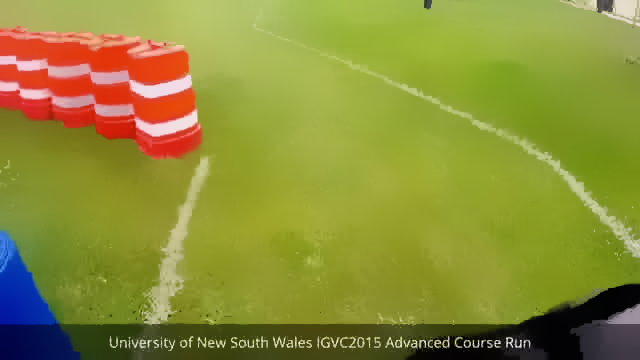
//> input picture mean_shift/opmeanshift2p0image-171fullsize.png, 640 x 360 px
$ ./MatchFilterWithGaussDerivative   (built with g++ and OpenCV 4)
//> lines starting //> are read from the running program, lines starting //| are printed output that depends on the picture; after the words box and inside, x2 and y2 are one past the last pixel; in counts of white or black regions, pixels touching at a corner belong together
### mean_shift/mf.h
#include <iostream>
#include <cmath>
#include "opencv2/highgui/highgui.hpp"
#include "opencv2/imgproc/imgproc.hpp"
#include "opencv2/imgproc/imgproc_c.h"

using namespace cv;
using namespace std;

#define pi 3.14159265359

#define pi 3.14159265359

using namespace cv;
using namespace std;

// [22 lines left out: function type2str, not called in this run]
Mat MatchFilterAndGaussDerKernel(float sigma,int YLength, float theta, int type)
{

  if(type==0)
  {

    int widthOfTheKernel = ceil(pow((pow((6*ceil(sigma)+1),2) + pow(YLength,2)),0.5));
    if((widthOfTheKernel%2) == 0)
      widthOfTheKernel = widthOfTheKernel + 1;
    Mat matchFilterKernel = Mat::zeros(widthOfTheKernel,widthOfTheKernel, CV_32FC1);
    int halfLength = (widthOfTheKernel - 1) / 2;
    int row = 0;
    for(int y=halfLength;y>=-halfLength;y--)
    {
     int col=0;
     for(int x=-halfLength;x<=halfLength;x++)
     {
      int xPrime = x * cos(theta) + y * sin(theta);
      int yPrime = y * cos(theta) - x * sin(theta);
      if(abs(xPrime)>3.5*ceil(sigma))
        matchFilterKernel.at<float>(Point(row,col)) = 0;
        else if (abs(yPrime)> (YLength-1) / 2)
          matchFilterKernel.at<float>(Point(row,col)) = 0;
        else
					matchFilterKernel.at<float>(Point(row,col)) = -exp(-0.5*pow((xPrime/sigma),2))/((pow((2*pi),0.5)*sigma));
        col = col + 1;
      }
      row = row + 1;
    }
    transpose(matchFilterKernel,matchFilterKernel);
		// Mat out;
		Scalar tempVal1 = sum(matchFilterKernel);
		// cout<<matchFilterKernel<<endl;
		int negative_sum=0;
		for (int i = 0; i < matchFilterKernel.cols; i++ )
        for (int j = 0; j < matchFilterKernel.rows; j++)
            if (matchFilterKernel.at<float>(j, i)<0)
                negative_sum+= 1;
		// threshold(matchFilterKernel,out,0,1,THRESH_TOZERO_INV);
		// Scalar tempVal2 = sum(out);
		float mean = tempVal1.val[0]/negative_sum;
    for(int i=0;i<widthOfTheKernel;i++)
     for(int j=0;j<widthOfTheKernel;j++)
       if(matchFilterKernel.at<float>(Point(i,j))<0)
        matchFilterKernel.at<float>(Point(i,j)) = matchFilterKernel.at<float>(Point(i,j)) - mean;
   return matchFilterKernel;
    }


   else
  {


    int widthOfTheKernel = ceil(pow((pow((6*ceil(sigma)+1),2) + pow(YLength,2)),0.5));
    if((widthOfTheKernel%2) == 0)
      widthOfTheKernel = widthOfTheKernel + 1;
    int halfLength = (widthOfTheKernel - 1) / 2;
		Mat GaussDerivativeKernel = Mat::zeros(widthOfTheKernel,widthOfTheKernel, CV_32FC1);
    int row = 0;
    for(int y=halfLength;y>=-halfLength;y--)
    {
     int col=0;
     for(int x=-halfLength;x<=halfLength;x++)
     {
      int xPrime = x * cos(theta) + y * sin(theta);
      int yPrime = y * cos(theta) - x * sin(theta);
      if(abs(xPrime)>3.5*ceil(sigma))
        GaussDerivativeKernel.at<float>(Point(row,col)) = 0;
      else if (abs(yPrime)> (YLength-1) / 2)
        GaussDerivativeKernel.at<float>(Point(row,col)) = 0;
      else
        GaussDerivativeKernel.at<float>(Point(row,col)) = -exp(-0.5*pow((xPrime/sigma),2))*xPrime/((pow((2*pi),0.5)*pow(sigma,3)));

        col = col + 1;
      }
      row = row + 1;
    }
   transpose(GaussDerivativeKernel,GaussDerivativeKernel);
   return GaussDerivativeKernel;
    }
  }

Mat MatchFilterWithGaussDerivative(int num,Mat im,float sigmaForMF,float sigmaForGD,int yLengthForMF,int yLengthForGD,int tForMatchfilterRes,int tForGaussDerRes,int numOfDirections,Mat maskForGDRange,float c_value,int t)
{
	int rows = im.rows;
	int cols = im.cols;
	// cout<<"here";
	int sz[3] = {rows,cols,numOfDirections};
	Mat MatchFilterRes(3,sz, CV_32FC(1), Scalar::all(0));
	Mat GaussDerivativeRes(3,sz, CV_32FC(1), Scalar::all(0));
	int K2=tForMatchfilterRes;
	Mat S2 = Mat::ones(K2, K2, CV_32FC1);
	S2=S2/(K2*K2);
  Mat matchFilterKernel;
	Mat gaussDerivativeFilterKernel;
	Mat dst;
	Mat channel_MatchFilterRes[numOfDirections];
	Mat channel_GaussDerivativeRes[numOfDirections];
	Mat RDF;
  split(MatchFilterRes, channel_MatchFilterRes);
	split(GaussDerivativeRes, channel_GaussDerivativeRes);
	for(int i=0;i<numOfDirections;i++)
	{
		matchFilterKernel = MatchFilterAndGaussDerKernel(sigmaForMF,yLengthForMF, pi/numOfDirections*i,0);
		gaussDerivativeFilterKernel = MatchFilterAndGaussDerKernel(sigmaForGD,yLengthForGD, pi/numOfDirections*i,1);
        filter2D(im, channel_MatchFilterRes[i], -1 , matchFilterKernel, Point(-1, -1), 0, BORDER_DEFAULT );
		filter2D(im, RDF, -1 , gaussDerivativeFilterKernel, Point(-1, -1), 0, BORDER_DEFAULT );
		filter2D(RDF, channel_GaussDerivativeRes[i], -1 , S2, Point(-1, -1), 0, BORDER_DEFAULT );
		channel_GaussDerivativeRes[i]=abs(channel_GaussDerivativeRes[i]);
	}

	Mat maxMatchFilterRes = Mat::zeros(rows,cols, CV_8UC1);
	maxMatchFilterRes.convertTo(maxMatchFilterRes,CV_32F);
	maxMatchFilterRes=channel_MatchFilterRes[0];
  for(int j=0;j<numOfDirections;j++)
		max(maxMatchFilterRes,channel_MatchFilterRes[j],maxMatchFilterRes);
	Mat accoGaussDerivativeRes = Mat::zeros(rows,cols, CV_8UC1);
	accoGaussDerivativeRes.convertTo(accoGaussDerivativeRes,CV_32F);
	accoGaussDerivativeRes=channel_GaussDerivativeRes[0];
	for(int j=0;j<numOfDirections;j++)
		min(accoGaussDerivativeRes,channel_GaussDerivativeRes[j],accoGaussDerivativeRes);
	// cout<<maxMatchFilterRes<<endl;
  Mat averageGD;
  filter2D(accoGaussDerivativeRes,averageGD, -1 , S2, Point(-1, -1), 0, BORDER_DEFAULT );
	Scalar tempVal = mean(averageGD);
	float meanGD = tempVal.val[0];
	// cout<<meanGD<<endl;
	Mat normalGD = averageGD / meanGD; //check if the mat elements are of float type
	Mat big,small;
	int th=5;
	threshold(normalGD,big,th,1,THRESH_BINARY);
	threshold(normalGD,small,th,1,THRESH_BINARY_INV);
  multiply(normalGD,small,normalGD);
	normalGD = normalGD + big*th;
	Mat W = c_value + normalGD / 2;
	// cout<<W<<endl;
  Mat maskForGDRange_not=Mat::ones(rows, cols, CV_32FC1);
  maskForGDRange_not=maskForGDRange_not-maskForGDRange;
	multiply(W,maskForGDRange_not,W);
  W = W + maskForGDRange_not * c_value;
	// W = W + c_value;
	int K1 = tForGaussDerRes;
	Mat S1 = Mat::ones(K1, K1, CV_32FC1);
	S1=S1/(K1*K1);
	Mat averageMF;
	Mat out1;
	filter2D(maxMatchFilterRes,averageMF, -1 , S1, Point(-1, -1), 0, BORDER_DEFAULT );
	multiply(W,averageMF,out1);
	// cout<<out1<<endl;
	Mat diff_max=maxMatchFilterRes - out1;
	// cout<<maxMatchFilterRes<<endl;
  Mat vess;
  threshold(diff_max,vess,0,1,THRESH_BINARY);
  // cout<<vess<<endl;
	return vess;
	// return im;

}

### mean_shift/MatchFilterWithGaussDerivative.cpp
#include <iostream>
#include <cmath>
#include "opencv2/highgui/highgui.hpp"
#include "opencv2/imgproc/imgproc.hpp"
#include "opencv2/imgproc/imgproc_c.h"
#include "mf.h"
#define pi 3.14159265359

using namespace cv;
using namespace std;


int main( int argc, char** argv )
{
	// cout<<"here";
	Mat im = imread("opmeanshift2p0image-171fullsize.png");
//> im is the input picture: 360 rows x 640 cols, CV_8UC3; mean B, G, R 55.7, 142.1, 140.5
  int rows=im.rows;
//> rows = 360
  int cols=im.cols;
//> cols = 640
  Mat maskForGDRange = Mat::zeros(rows,cols, CV_8UC1);
  maskForGDRange.convertTo(maskForGDRange,CV_32F);
	Mat channel[3];
	split(im,channel);
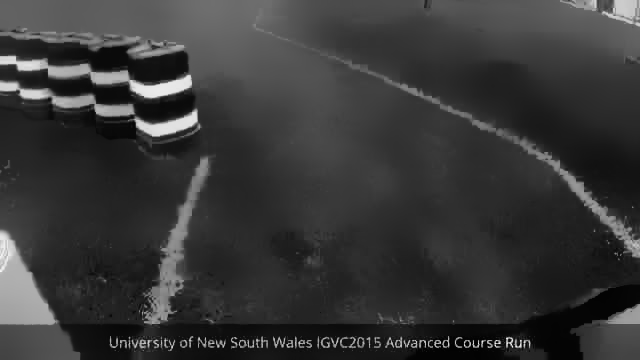
//> channel[0]: 360 rows x 640 cols, CV_8UC1; min 2, max 248, mean 55.7
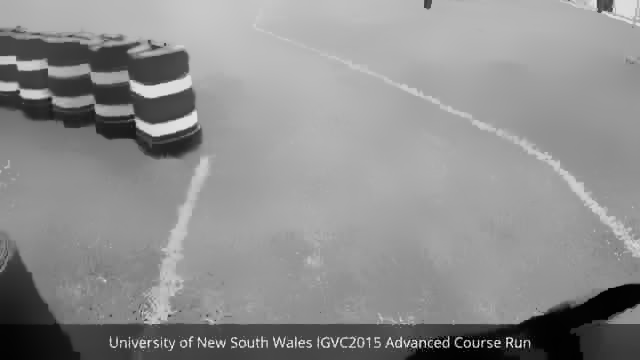
//> channel[1]: 360 rows x 640 cols, CV_8UC1; min 1, max 245, mean 142.1
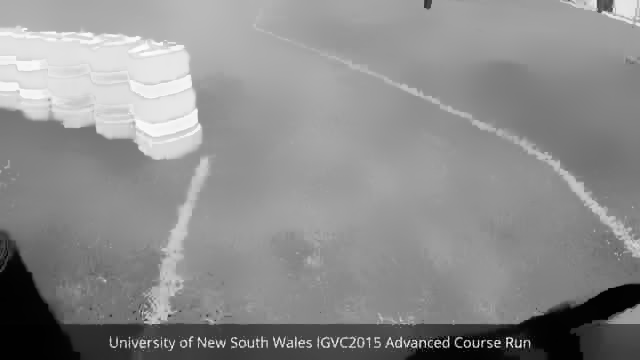
//> channel[2]: 360 rows x 640 cols, CV_8UC1; min 1, max 252, mean 140.5
	Mat_<float> fm;
  channel[0].convertTo(fm,CV_32F);
  Mat vess1 = MatchFilterWithGaussDerivative(1,fm,1.5,1.5,9,5,41,201,8,maskForGDRange,3.0,40);
//> the loop in MatchFilterWithGaussDerivative, `for(int i=0;i<numOfDirections;i++)` made 8 passes
//> pass 1, in MatchFilterWithGaussDerivative, `filter2D(im, RDF, -1 , gaussDerivativeFilterKernel, Point(-1, -1), 0, ..`:
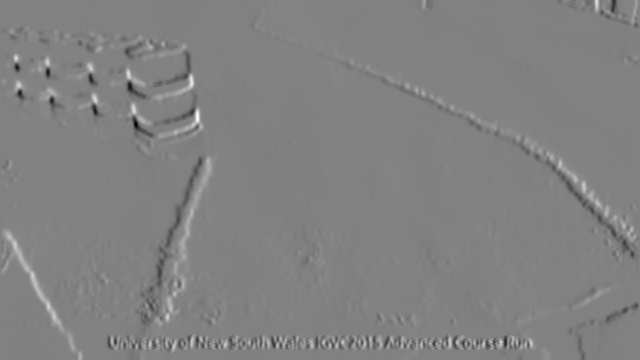
//> RDF: 360 rows x 640 cols, CV_32FC1; min -231.5, max 223.6, mean 0.3; drawn with min black and max white
//> pass 3, in MatchFilterWithGaussDerivative, `filter2D(im, RDF, -1 , gaussDerivativeFilterKernel, Point(-1, -1), 0, ..`:
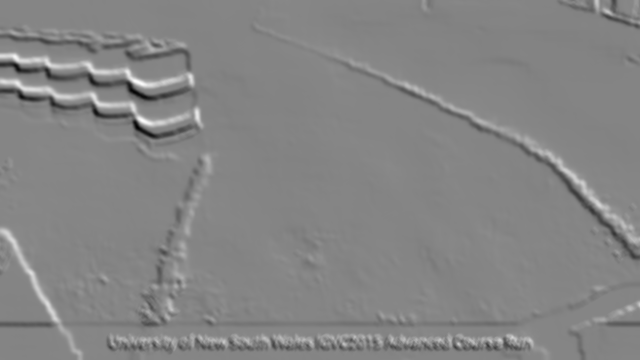
//> RDF: 360 rows x 640 cols, CV_32FC1; min -306.8, max 280.2, mean -0.8; drawn with min black and max white
//> after the loop in MatchFilterWithGaussDerivative, `for(int i=0;i<numOfDirections;i++)`:
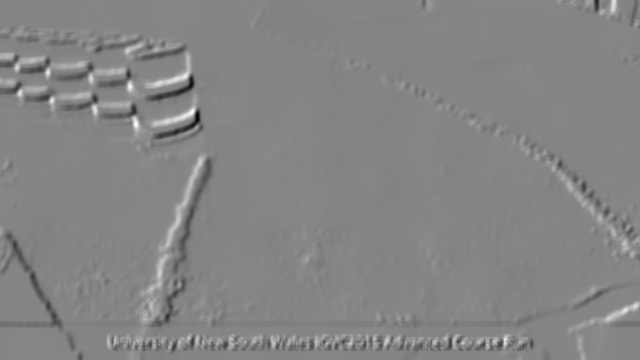
//> RDF: 360 rows x 640 cols, CV_32FC1; min -269.2, max 245, mean -0.9; drawn with min black and max white
//> after the loop in MatchFilterWithGaussDerivative, `for(int i=0;i<numOfDirections;i++)`: S2: 41 rows x 41 cols, CV_32FC1; every value is 0.000595
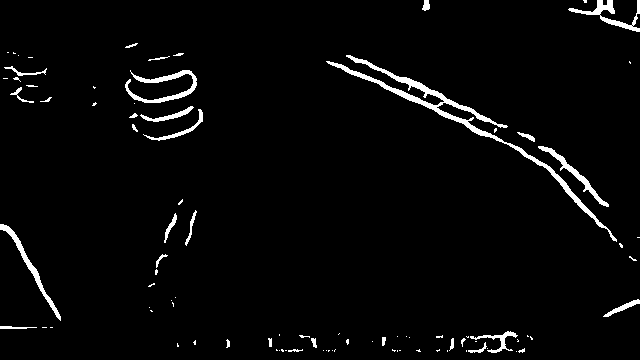
//> vess1: 360 rows x 640 cols, CV_32FC1; values 0 (black) and 1 (white), 3% white; 92 white regions (61 under 20 px), largest, box (x1, y1, x2, y2) and area: (326, 55, 617, 242) 2377, (125, 70, 197, 103) 668, (568, 0, 640, 32) 561
	imshow("filtered",vess1);
	// imwrite("lane_out.jpg",vess1);
	waitKey(0);

  return 0;
}

$ run again, with mean_shift/opmeanshift2p0image-144fullsize.png copied over mean_shift/opmeanshift2p0image-171fullsize.png
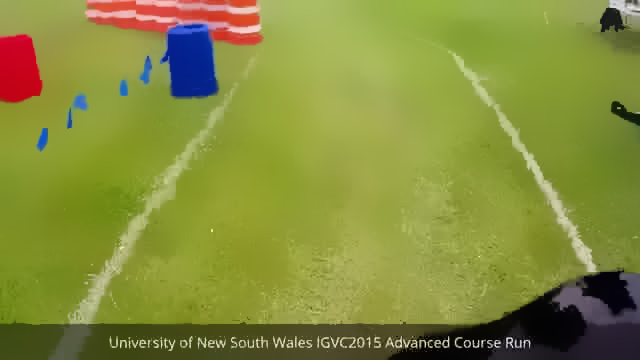
//> input picture mean_shift/opmeanshift2p0image-144fullsize.png, 640 x 360 px
//> im is the input picture: 360 rows x 640 cols, CV_8UC3; mean B, G, R 59.9, 140.8, 133.3
//> after the loop in MatchFilterWithGaussDerivative, `for(int i=0;i<numOfDirections;i++)`:
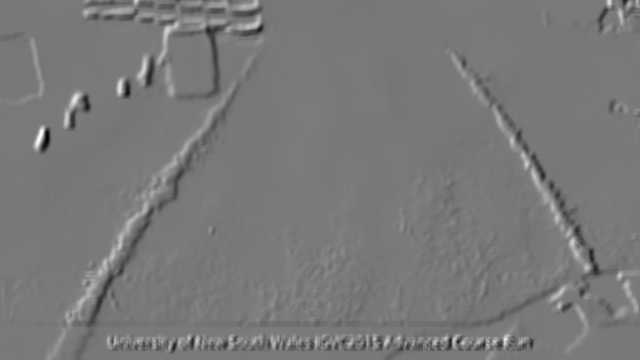
//> RDF: 360 rows x 640 cols, CV_32FC1; min -216.9, max 238.8, mean -0.3; drawn with min black and max white
//> `Mat vess1 = MatchFilterWithGaussDerivative(1,fm,1.5,1.5,9,5,41,201,8,m..`:
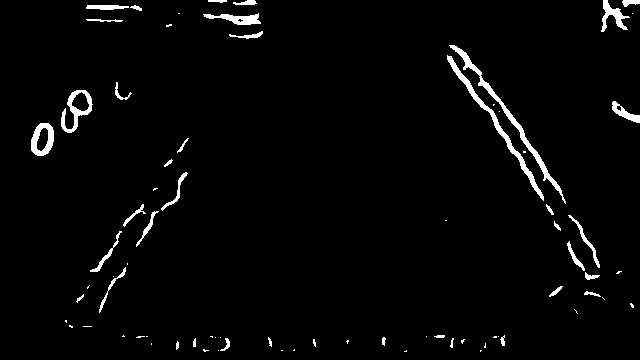
//> vess1: 360 rows x 640 cols, CV_32FC1; values 0 (black) and 1 (white), 2.6% white; 76 white regions (38 under 20 px), largest, box (x1, y1, x2, y2) and area: (449, 45, 566, 204) 962, (447, 55, 544, 201) 869, (61, 90, 93, 133) 478

$ run again, with mean_shift/opmeanshift2p0image-202fullsize.png copied over mean_shift/opmeanshift2p0image-171fullsize.png
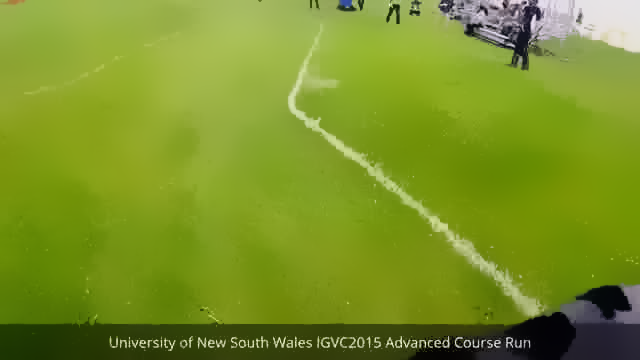
//> input picture mean_shift/opmeanshift2p0image-202fullsize.png, 640 x 360 px
//> im is the input picture: 360 rows x 640 cols, CV_8UC3; mean B, G, R 38.5, 146.4, 122.6
//> after the loop in MatchFilterWithGaussDerivative, `for(int i=0;i<numOfDirections;i++)`:
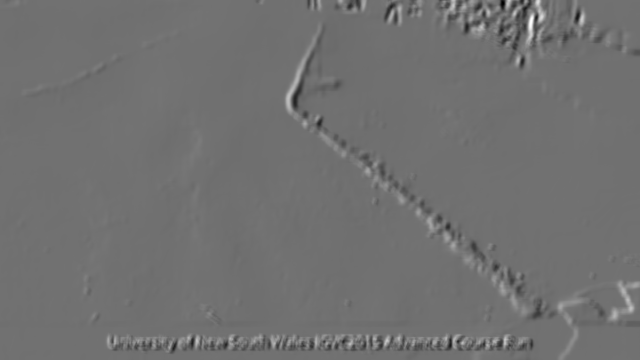
//> RDF: 360 rows x 640 cols, CV_32FC1; min -229.3, max 287.1, mean -0.3; drawn with min black and max white
//> `Mat vess1 = MatchFilterWithGaussDerivative(1,fm,1.5,1.5,9,5,41,201,8,m..`:
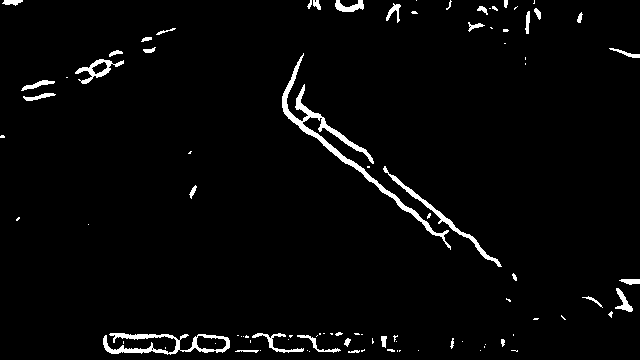
//> vess1: 360 rows x 640 cols, CV_32FC1; values 0 (black) and 1 (white), 2.9% white; 92 white regions (55 under 20 px), largest, box (x1, y1, x2, y2) and area: (282, 53, 451, 250) 1926, (103, 333, 230, 355) 1021, (383, 166, 502, 267) 649

$ run again, with mean_shift/opmeanshift2p0image-239fullsize.png copied over mean_shift/opmeanshift2p0image-171fullsize.png
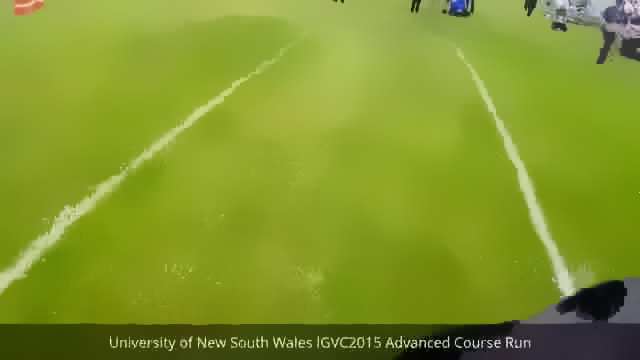
//> input picture mean_shift/opmeanshift2p0image-239fullsize.png, 640 x 360 px
//> im is the input picture: 360 rows x 640 cols, CV_8UC3; mean B, G, R 42.2, 149.5, 129.9
//> `Mat vess1 = MatchFilterWithGaussDerivative(1,fm,1.5,1.5,9,5,41,201,8,m..`:
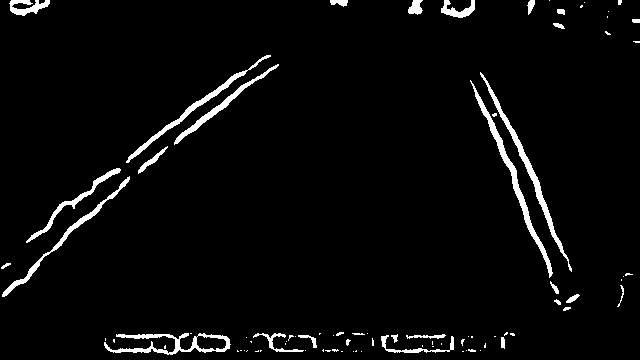
//> vess1: 360 rows x 640 cols, CV_32FC1; values 0 (black) and 1 (white), 3.6% white; 86 white regions (55 under 20 px), largest, box (x1, y1, x2, y2) and area: (470, 80, 553, 278) 1114, (480, 72, 572, 272) 1031, (104, 333, 231, 355) 911
